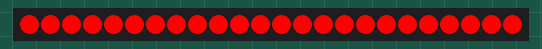
A sketch run on a simulated Arduino Uno, built with avr-gcc and run on an emulated ATmega328P. Shown: 24 RGB LEDs in strip order, left to right. Dim RGB values are drawn brighter than linear.

Above: at 0.15 s.
At 5.56 s:
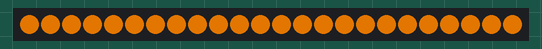
At 10.08 s:
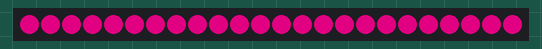
At 19.7 s:
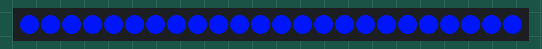
At 29.63 s:
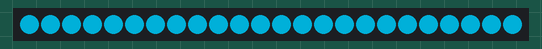
At 39.56 s:
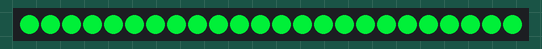

The sketch:

NeoPixels.ino
```cpp
#include <Adafruit_NeoPixel.h>
#ifdef __AVR__
#include <avr/power.h>
#endif

short PIXEL_PIN = 5;

Adafruit_NeoPixel mPixels = Adafruit_NeoPixel(24, PIXEL_PIN, NEO_GRB + NEO_KHZ800);

void setup() {
  mPixels.begin();
  mPixels.show();
}

void loop() {
  for (int i = 0; i < mPixels.numPixels(); i++) {
    mPixels.setPixelColor(i, Wheel(millis() / 10 & 255));
  }
  mPixels.show();
}

uint32_t Wheel(byte WheelPos) {
  WheelPos = 255 - WheelPos;
  if (WheelPos < 85) {
    return mPixels.Color(255 - WheelPos * 3, 0, WheelPos * 3);
  }
  if (WheelPos < 170) {
    WheelPos -= 85;
    return mPixels.Color(0, WheelPos * 3, 255 - WheelPos * 3);
  }
  WheelPos -= 170;
  return mPixels.Color(WheelPos * 3, 255 - WheelPos * 3, 0);
}
```
